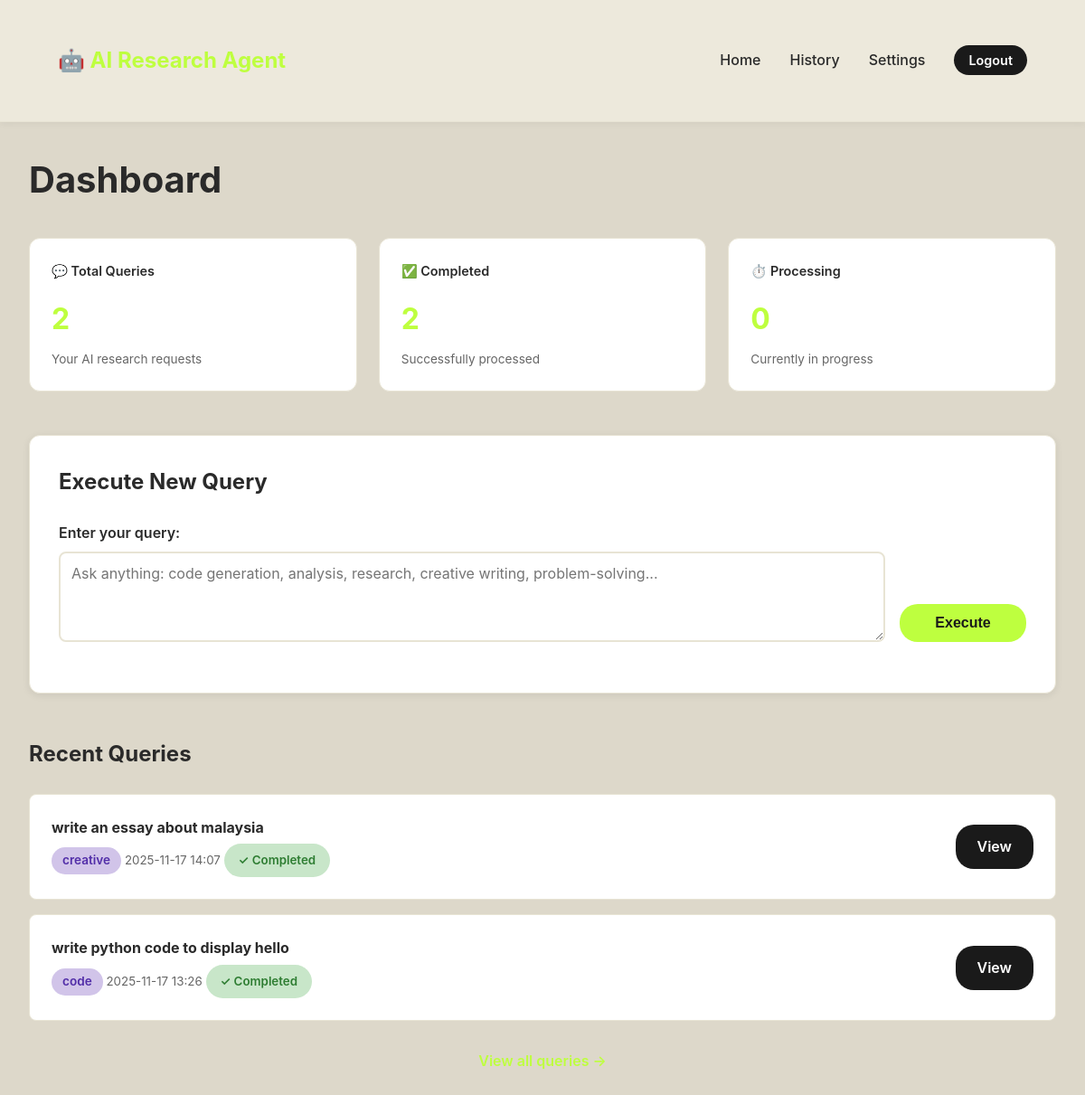
/ (signed in), run on an earlier commit of the app's database.
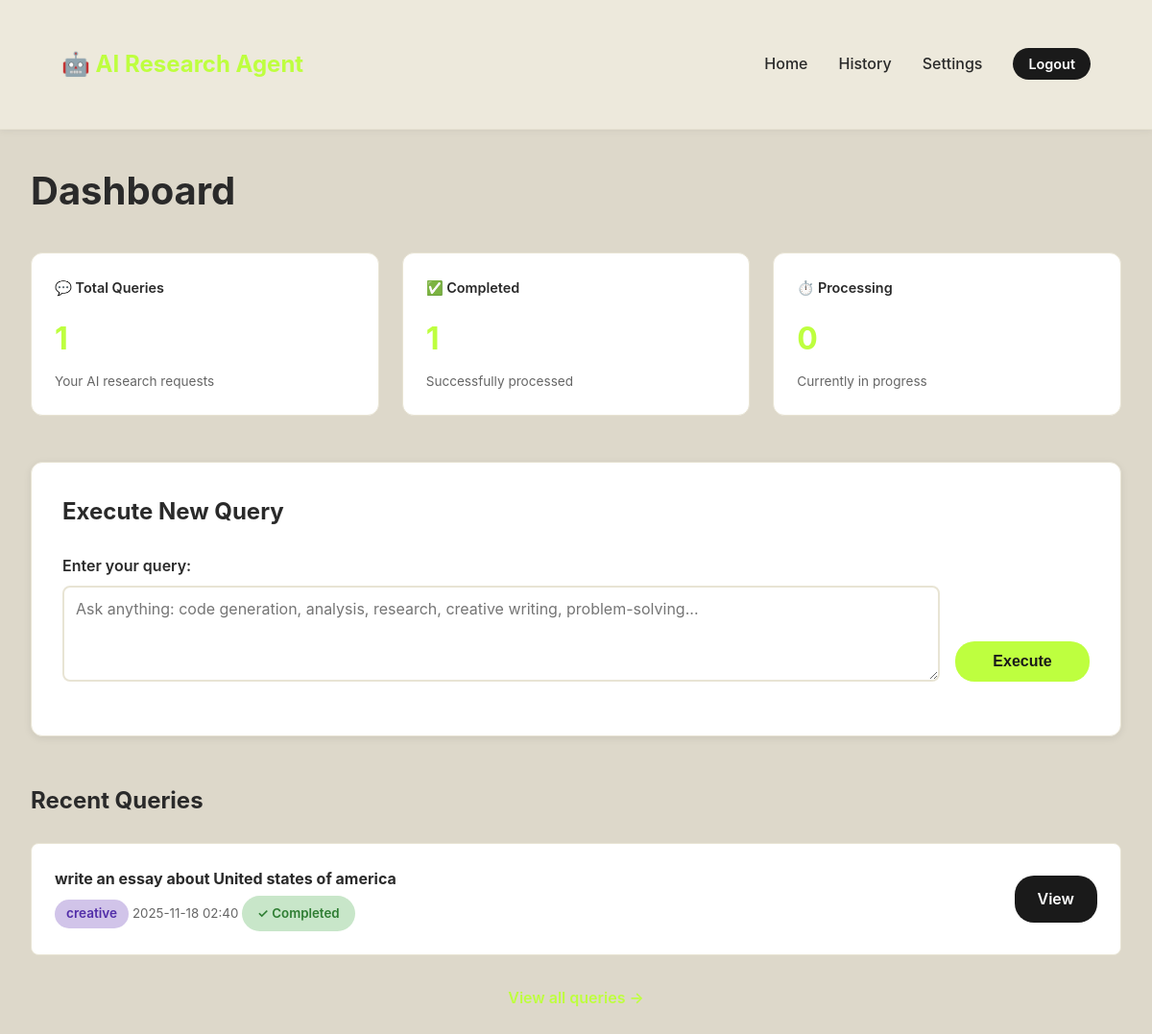
And on a later commit of the database.
### app.py (models this page shows, shortened)
class Query(db.Model):
    id = db.Column(db.Integer, primary_key=True)
    user_id = db.Column(db.Integer, db.ForeignKey('user.id'), nullable=False)
    query_text = db.Column(db.Text, nullable=False)
    response = db.Column(db.Text)
    reasoning = db.Column(db.Text)
    status = db.Column(db.String(20), default='processing')
    task_type = db.Column(db.String(50))
    execution_time = db.Column(db.Float)
    created_at = db.Column(db.DateTime, default=datetime.utcnow)
    tools_used = db.Column(db.String(255))
    error_message = db.Column(db.Text)
    is_comparison_query = db.Column(db.Boolean, default=False)
    comparison_confidence = db.Column(db.Float, default=0.0)
    table_html = db.Column(db.Text)  # Store generated HTML table
    user = db.relationship('User', backref=db.backref('queries', lazy='dynamic'))

### app.py (the view)
@app.route('/')
@login_required
def index():
    user = User.query.get(session['user_id'])
    queries = Query.query.filter_by(user_id=user.id).order_by(Query.created_at.desc()).limit(5).all()
    return render_template('index.html', queries=queries, user=user)

### app.py (called while the page is built)
@app.before_request
def make_session_permanent():
    session.permanent = True
    app.permanent_session_lifetime = timedelta(days=7)

def login_required(f):
    @wraps(f)
    def decorated_function(*args, **kwargs):
        if 'user_id' not in session:
            flash('Please log in first', 'error')
            return redirect(url_for('login'))
        return f(*args, **kwargs)
    return decorated_function

### templates/index.html (shortened to what this page needs)
{% extends "base.html" %}
{% block content %}
<div class="container">
    <div class="hero">
        <h1>Dashboard</h1>
    </div>
    <div class="stats-grid">
        <div class="stat-card">
            <h3>💬 Total Queries</h3>
            <div class="stat-number">{{ queries|length if queries else 0 }}</div>
            <p>Your AI research requests</p>
        </div>
        <div class="stat-card">
            <h3>✅ Completed</h3>
            <div class="stat-number">{{ queries|selectattr('status', 'equalto', 'completed')|list|length if queries else 0 }}</div>
            <p>Successfully processed</p>
        </div>
        <div class="stat-card">
            <h3>⏱️ Processing</h3>
            <div class="stat-number">{{ queries|selectattr('status', 'equalto', 'processing')|list|length if queries else 0 }}</div>
            <p>Currently in progress</p>
        </div>
    </div>
    <div class="query-form card">
        <h2>Execute New Query</h2>
        <form id="queryForm">
            <div class="form-group">
                <label for="query">Enter your query:</label>
                <div class="query-input-group">
                    <textarea id="query" name="query" placeholder="Ask anything: code generation, analysis, research, creative writing, problem-solving..." required></textarea>
                    <button type="submit" class="btn btn-primary" id="submitBtn">
                        <span id="submitText">Execute</span>
                    </button>
                </div>
            </div>
        </form>
    </div>
    {% if queries %}
    <div class="recent-queries">
        <h2>Recent Queries</h2>
        {% for query in queries %}
        <div class="query-item">
            <div class="query-text">
                <strong>{{ query.query_text[:80] }}{% if query.query_text|length > 80 %}...{% endif %}</strong>
                <small>
                    <span class="badge badge-primary">{{ query.task_type }}</span>
                    {{ query.created_at.strftime('%Y-%m-%d %H:%M') }}
                    {% if query.status == 'completed' %}
                        <span class="status-badge status-completed">✓ Completed</span>
                    {% elif query.status == 'failed' %}
                        <span class="status-badge status-failed">✗ Failed</span>
                    {% else %}
                        <span class="status-badge status-processing">⏳ Processing</span>
                    {% endif %}
                </small>
            </div>
            <a href="{{ url_for('view_query', query_id=query.id) }}" class="btn btn-secondary">View</a>
        </div>
        {% endfor %}
        <p style="text-align: center; margin-top: 2rem;">
            <a href="{{ url_for('history') }}" style="color: var(--accent-green); font-weight: 600; text-decoration: none;">View all queries →</a>
        </p>
    </div>
    {% endif %}
</div>
{% endblock %}

What changed in the data, as far as the page shows it:
removed Query: query_text "write python code to display hello", task_type "code", created_at "2025-11-17 13:26", status "✓ Completed"
changed Query "creative": query_text "write an essay about malaysia" → "write an essay about United states of america"; created_at "2025-11-17 14:07" → "2025-11-18 02:40"
Also different on the page:
{{ queries|length if queries else 0 }}: "2" → "1"
text no longer shown: "2"
text now shown: "1"
